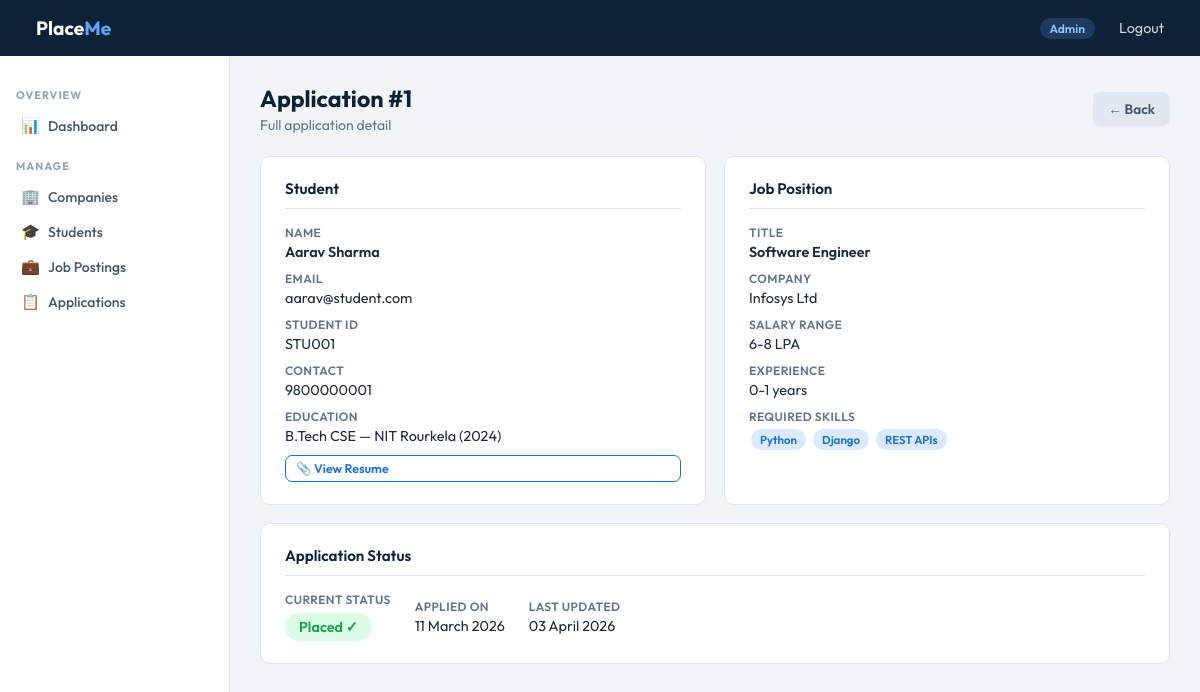
The app's page /admin/application/1 (signed in) with its own data.
### app.py (models this page shows, shortened)
class Application(db.Model):
    __tablename__ = 'application'
    id           = db.Column(db.Integer, primary_key=True)
    student_id   = db.Column(db.Integer, db.ForeignKey('student.id'), nullable=False)
    job_id       = db.Column(db.Integer, db.ForeignKey('job_position.id'), nullable=False)
    status       = db.Column(db.String(20), default='Applied')  # Applied → Shortlisted → Selected / Rejected / Placed
    applied_date = db.Column(db.DateTime, default=datetime.utcnow)
    updated_date = db.Column(db.DateTime, default=datetime.utcnow)
    placement = db.relationship(
        'Placement', backref='application',
        uselist=False, cascade='all, delete-orphan'
    )

class Student(db.Model):
    __tablename__ = 'student'
    id              = db.Column(db.Integer, primary_key=True)
    name            = db.Column(db.String(100), nullable=False)
    email           = db.Column(db.String(120), unique=True, nullable=False)
    password        = db.Column(db.String(200), nullable=False)
    student_id      = db.Column(db.String(50), unique=True)
    contact         = db.Column(db.String(20))
    education       = db.Column(db.Text)
    skills          = db.Column(db.Text)
    resume_path     = db.Column(db.String(200))
    is_active       = db.Column(db.Boolean, default=True)
    registered_date = db.Column(db.DateTime, default=datetime.utcnow)
    applications = db.relationship(
        'Application', backref='student',
        lazy=True, cascade='all, delete-orphan'
    )

class JobPosition(db.Model):
    __tablename__ = 'job_position'
    id              = db.Column(db.Integer, primary_key=True)
    company_id      = db.Column(db.Integer, db.ForeignKey('company.id'), nullable=False)
    title           = db.Column(db.String(100), nullable=False)
    description     = db.Column(db.Text)
    required_skills = db.Column(db.Text)
    experience      = db.Column(db.String(50))
    salary_range    = db.Column(db.String(50))
    status          = db.Column(db.String(20), default='Active')  # Active / Closed
    is_approved     = db.Column(db.Boolean, default=False)
    posted_date     = db.Column(db.DateTime, default=datetime.utcnow)
    applications = db.relationship(
        'Application', backref='job_position',
        lazy=True, cascade='all, delete-orphan'
    )

class Company(db.Model):
    __tablename__ = 'company'
    id              = db.Column(db.Integer, primary_key=True)
    name            = db.Column(db.String(100), nullable=False)
    email           = db.Column(db.String(120), unique=True, nullable=False)
    password        = db.Column(db.String(200), nullable=False)
    industry        = db.Column(db.String(100))
    contact         = db.Column(db.String(20))
    is_approved     = db.Column(db.Boolean, default=False)
    is_active       = db.Column(db.Boolean, default=True)
    registered_date = db.Column(db.DateTime, default=datetime.utcnow)
    job_positions = db.relationship(
        'JobPosition', backref='company',
        lazy=True, cascade='all, delete-orphan'
    )

### app.py (the view)
@app.route('/admin/application/<int:application_id>')
def admin_view_application(application_id):
    if session.get('role') != 'admin':
        flash('Unauthorized access!', 'danger')
        return redirect(url_for('login'))
    application = Application.query.get_or_404(application_id)
    return render_template('admin_view_application.html', application=application)

### app.py (called while the page is built)
@app.context_processor
def inject_student():
    if session.get('role') == 'student':
        return dict(student=Student.query.get(session['user_id']))
    return dict(student=None)

### templates/admin_view_application.html (shortened to what this page needs)
{% extends "base.html" %}
{% block content %}
<div class="page-header">
  <div class="header-row">
    <div>
      <h1>Application #{{ application.id }}</h1>
      <p>Full application detail</p>
    </div>
    <a href="{{ url_for('admin_applications') }}" class="btn btn-gray">← Back</a>
  </div>
</div>
<div style="display:grid;grid-template-columns:1fr 1fr;gap:18px;">
  <div class="card">
    <div class="card-title">Student</div>
    <div style="display:flex;flex-direction:column;gap:10px;">
      <div class="profile-field"><div class="pf-label">Name</div><div class="pf-value" style="font-weight:600;">{{ application.student.name }}</div></div>
      <div class="profile-field"><div class="pf-label">Email</div><div class="pf-value">{{ application.student.email }}</div></div>
      <div class="profile-field"><div class="pf-label">Student ID</div><div class="pf-value">{{ application.student.student_id or '—' }}</div></div>
      <div class="profile-field"><div class="pf-label">Contact</div><div class="pf-value">{{ application.student.contact or '—' }}</div></div>
      <div class="profile-field"><div class="pf-label">Education</div><div class="pf-value">{{ application.student.education or '—' }}</div></div>
      {% if application.student.resume_path %}
        <a href="/uploads/{{ application.student.resume_path }}" target="_blank" class="btn btn-outline btn-sm">📎 View Resume</a>
      {% endif %}
    </div>
  </div>
  <div class="card">
    <div class="card-title">Job Position</div>
    <div style="display:flex;flex-direction:column;gap:10px;">
      <div class="profile-field"><div class="pf-label">Title</div><div class="pf-value" style="font-weight:600;">{{ application.job_position.title }}</div></div>
      <div class="profile-field"><div class="pf-label">Company</div><div class="pf-value">{{ application.job_position.company.name }}</div></div>
      <div class="profile-field"><div class="pf-label">Salary Range</div><div class="pf-value">{{ application.job_position.salary_range or '—' }}</div></div>
      <div class="profile-field"><div class="pf-label">Experience</div><div class="pf-value">{{ application.job_position.experience or '—' }}</div></div>
      <div class="profile-field">
        <div class="pf-label">Required Skills</div>
        <div class="pf-value">
          {% if application.job_position.required_skills %}
            {% for skill in application.job_position.required_skills.split(',') %}
              <span class="badge badge-blue" style="margin:2px;">{{ skill.strip() }}</span>
            {% endfor %}
          {% else %}—{% endif %}
        </div>
      </div>
    </div>
  </div>
</div>
<div class="card" style="margin-top:18px;">
  <div class="card-title">Application Status</div>
  <div style="display:flex;gap:24px;align-items:center;flex-wrap:wrap;">
    <div class="profile-field">
      <div class="pf-label">Current Status</div>
      <div class="pf-value" style="margin-top:6px;">
        {% set s = application.status %}
        {% if s == 'Applied' %}<span class="badge badge-blue" style="font-size:.9rem;padding:5px 14px;">Applied</span>
        {% elif s == 'Shortlisted' %}<span class="badge badge-purple" style="font-size:.9rem;padding:5px 14px;">Shortlisted</span>
        {% elif s == 'Interview' %}<span class="badge badge-amber" style="font-size:.9rem;padding:5px 14px;">Interview</span>
        {% elif s == 'Selected' %}<span class="badge badge-green" style="font-size:.9rem;padding:5px 14px;">Selected</span>
        {% elif s == 'Placed' %}<span class="badge badge-green" style="font-size:.9rem;padding:5px 14px;">Placed ✓</span>
        {% elif s == 'Rejected' %}<span class="badge badge-red" style="font-size:.9rem;padding:5px 14px;">Rejected</span>
        {% else %}<span class="badge badge-gray">{{ s }}</span>{% endif %}
      </div>
    </div>
    <div class="profile-field">
      <div class="pf-label">Applied On</div>
      <div class="pf-value">{{ application.applied_date.strftime('%d %B %Y') if application.applied_date else '—' }}</div>
    </div>
    <div class="profile-field">
      <div class="pf-label">Last Updated</div>
      <div class="pf-value">{{ application.updated_date.strftime('%d %B %Y') if application.updated_date else '—' }}</div>
    </div>
  </div>
</div>
{% endblock %}

### templates/base.html (style rules this page uses)
*, *::before, *::after { box-sizing: border-box; margin: 0; padding: 0; }
:root { --navy: #0d2137; --blue: #1a6fdb; --blue-lt: #dbeafe; --green: #16a34a; --green-lt:#dcfce7; --amber: #b45309; --amber-lt:#fef3c7; --red: #dc2626; --red-lt: #fee2e2; --gray: #64748b; --border: #e2e8f0; --bg: #f1f5f9; --white: #ffffff; --text: #1e293b; --sidebar-w: 230px; }
body { font-family: 'Outfit', sans-serif; background: var(--bg); color: var(--text); min-height: 100vh; }
.page-header { margin-bottom: 22px; }
.page-header h1 { font-size: 1.45rem; font-weight: 700; color: var(--navy); }
.page-header p { color: var(--gray); margin-top: 3px; font-size: .875rem; }
.header-row { display: flex; align-items: center; justify-content: space-between; flex-wrap: wrap; gap: 10px; }
.card { background: var(--white); border: 1px solid var(--border); border-radius: 10px; padding: 22px 24px; }
.card-title { font-size: .95rem; font-weight: 600; color: var(--navy); margin-bottom: 16px; border-bottom: 1px solid var(--border); padding-bottom: 10px; }
.btn { display: inline-flex; align-items: center; gap: 5px; padding: 8px 15px; border-radius: 7px; font-size: .85rem; font-weight: 600; border: none; cursor: pointer; text-decoration: none; transition: all .13s; font-family: inherit; }
.btn-outline { background: transparent; color: var(--blue); border: 1.5px solid var(--blue); }
.btn-gray { background: #e2e8f0; color: #475569; }
.btn-sm { padding: 5px 10px; font-size: .78rem; }
.badge { display: inline-block; padding: 3px 9px; border-radius: 20px; font-size: .72rem; font-weight: 600; }
.badge-blue { background: var(--blue-lt); color: var(--blue); }
.badge-green { background: var(--green-lt); color: var(--green); }
.profile-field .pf-label { font-size: .75rem; font-weight: 600; color: var(--gray); text-transform: uppercase; letter-spacing: .4px; }
.profile-field .pf-value { font-size: .9rem; color: var(--text); margin-top: 3px; }

### records on screen
Application: id "1", applied_date "11 March 2026", updated_date "03 April 2026"
Student: student.name "Aarav Sharma", student.email "aarav@student.com", student "STU001", student "9800000001", student "B.Tech CSE — NIT Rourkela (2024)"
JobPosition: job_position "Software Engineer", job_position "6-8 LPA", job_position "0-1 years"
Company: job_position.company.name "Infosys Ltd"

### other values on screen
{{ session.get('role') | capitalize }} "Admin"
{{ skill.strip() }} "Python" "Django" "REST APIs"
